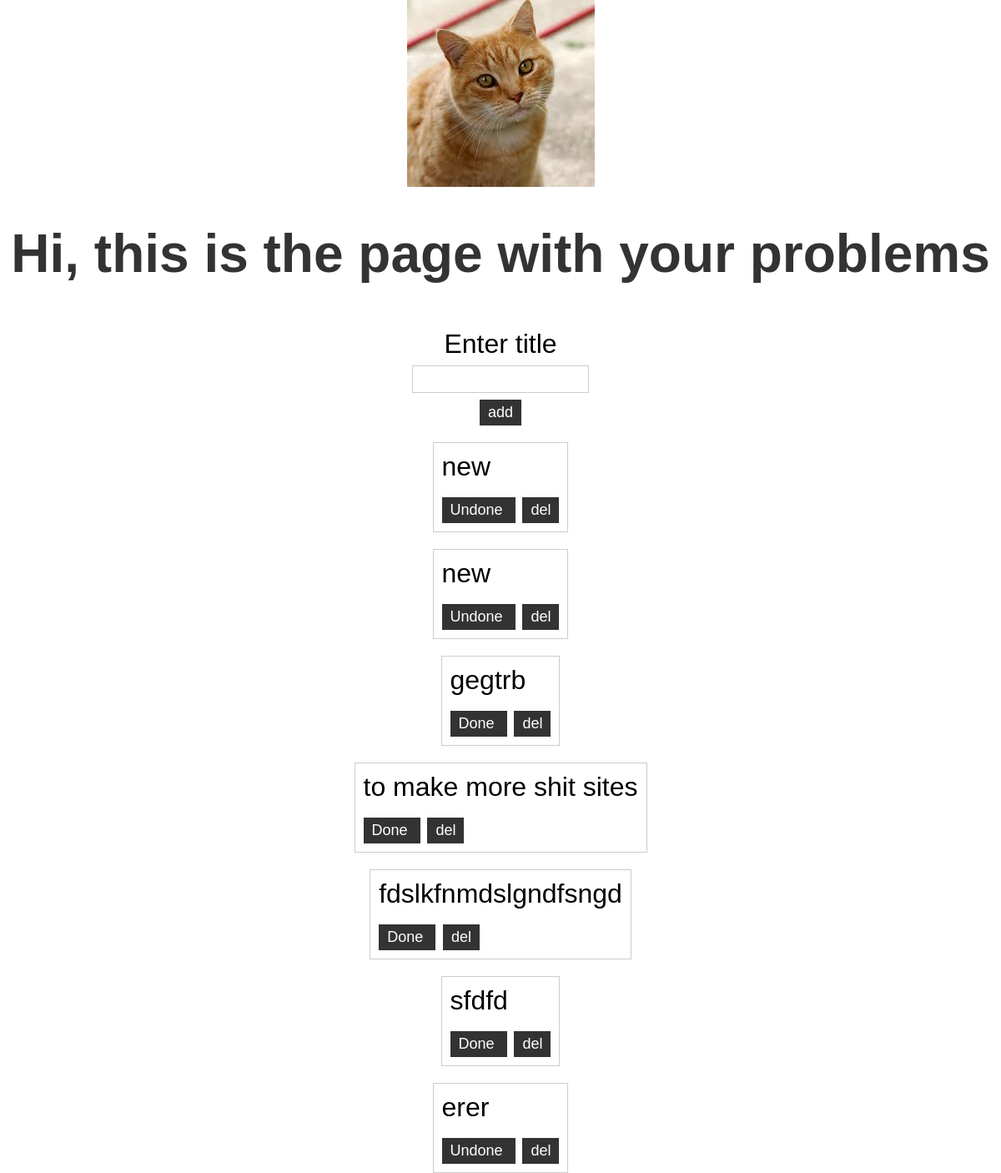
The app's page /, older data.
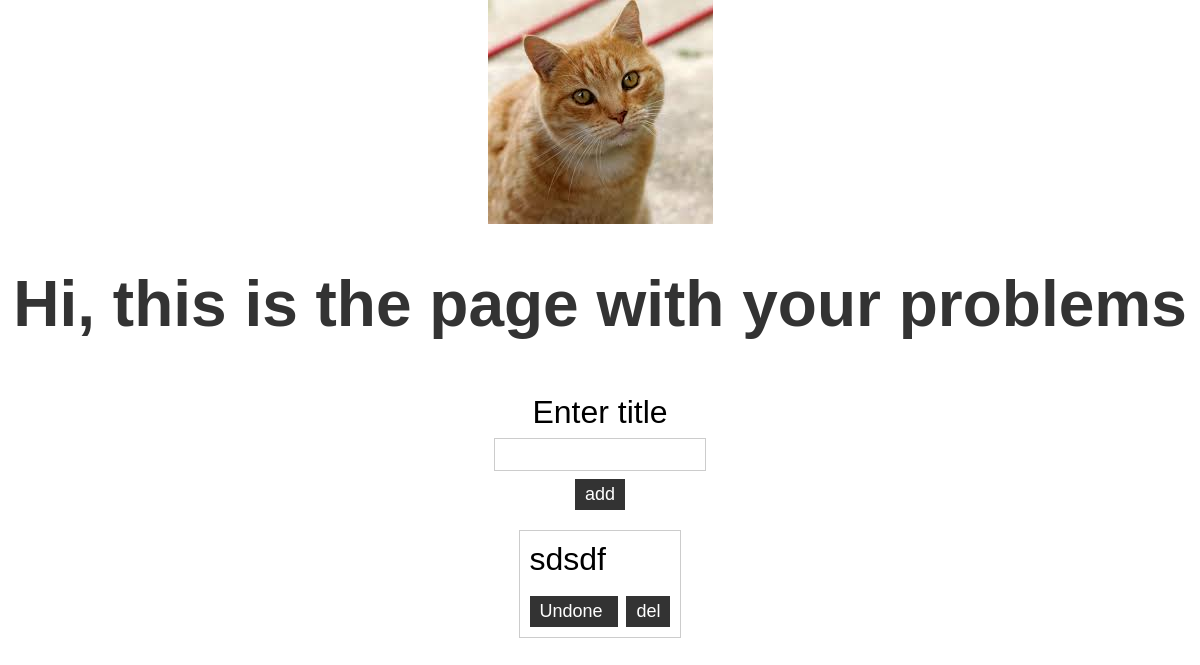
The same page, newer data.
### todo/models.py (models this page shows, shortened)
class Problem(models.Model):
    STATUSES = (('UDN', 'Undone'),
                ('DN', 'Done'))
    title = models.CharField(max_length=200)
    status = models.CharField(max_length=6,
                              choices=STATUSES,
                                default=STATUSES[0])
    created_at = models.DateTimeField(auto_now_add=True)
    class Meta:
        ordering = ['-created_at']

### todo/views.py (the view, shortened to what this page needs)
# urls.py: path('', views.index_view, name='index'),
def index_view(request: HttpRequest):
    if request.method == "GET":
        problems = Problem.objects.all()
        template = loader.get_template('todo/index.html')
        return HttpResponse(template.render({'problems': problems}, request))

### todo/templates/todo/index.html (shortened to what this page needs)
{% load static %}
<!DOCTYPE html>
<html lang="en">
<head>
    <link rel="stylesheet" href="{% static 'todo/css/style.css' %}">
</head>
<body>
    <img src="{% static 'todo/imgs/cat.jpg' %}" alt="">
    <h1>Hi, this is the page with your problems</h1>
    <div class="add-problem">
        <form action="{% url 'todo:add' %}" method="POST">
            <label for="title">Enter title</label>
            <br>
            <input type="text" name="title" required>
            <br>
            <input type="submit" value="add">
        </form>
    </div>
    {% for el in problems %}
    <div class="problems-list">
        <p>{{el.title}}</p>
        <form action="" method="POST" target="_self">
            <input type="submit" value="{% if  el.status == 'UDN'%}Done{% else %}Undone{% endif %} ">
        </form>
        <form action="{% url 'todo:delete' %}" method="POST">
            <input type="submit" value="del">
        </form>
    </div>
    {% endfor %}
</body>
</html>

### todo/static/todo/css/style.css (style rules this page uses)
body { font-family: Arial, sans-serif; margin: 0; padding: 0; font-size: 2em; }
input { font-size: 18px; }
h1 { color: #333; text-align: center; }
img { display: block; margin: 0 auto; max-width: 100%; height: auto; }
.add-problem { margin-top: 20px; text-align: center; }
.add-problem input[type="text"] { padding: 5px; width: 200px; border: 1px solid #ccc; }
.add-problem input[type="submit"] { padding: 5px 10px; background-color: #333; color: #fff; border: none; cursor: pointer; }
div:not(.add-problem) { margin-top: 20px; padding: 10px; border: 1px solid #ccc; }
div p { margin: 0; padding: 0; }
div form { display: inline-block; margin-top: 10px; }
div form input[type="submit"] { padding: 5px 10px; background-color: #333; color: #fff; border: none; cursor: pointer; }
.problems-list { max-width: fit-content; margin-left: auto; margin-right: auto; }

Row changes from the older to the newer data that the page shows:
removed Problem: title "new", status "Undone"
removed Problem: title "new", status "Undone"
removed Problem: title "gegtrb", status "Done"
removed Problem: title "to make more shit sites", status "Done"
removed Problem: title "fdslkfnmdslgndfsngd", status "Done"
removed Problem: title "sfdfd", status "Done"
removed Problem: title "erer", status "Undone"
added Problem: title "sdsdf", status "Undone"
